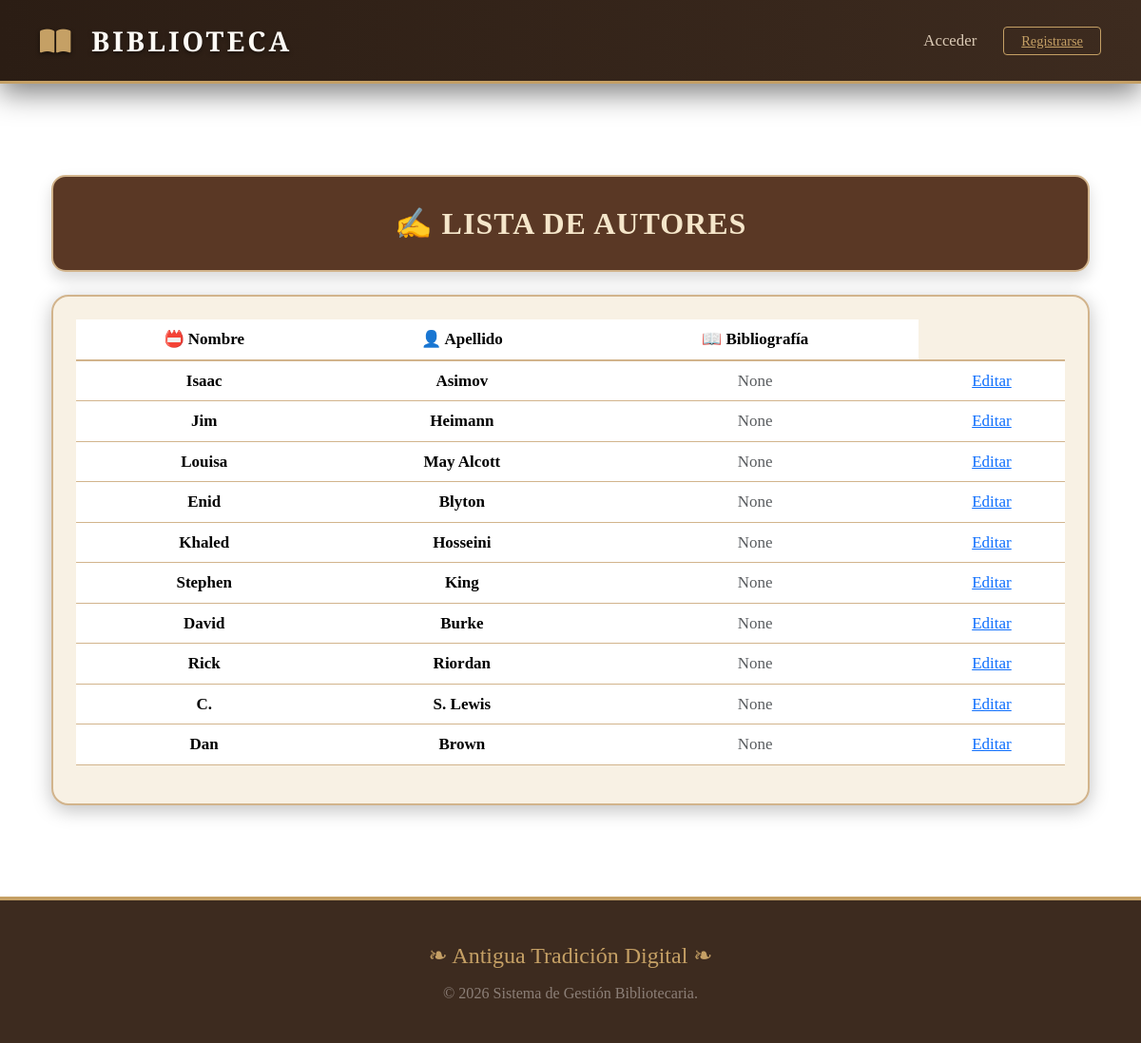
Before: /autores/ with the older database file.
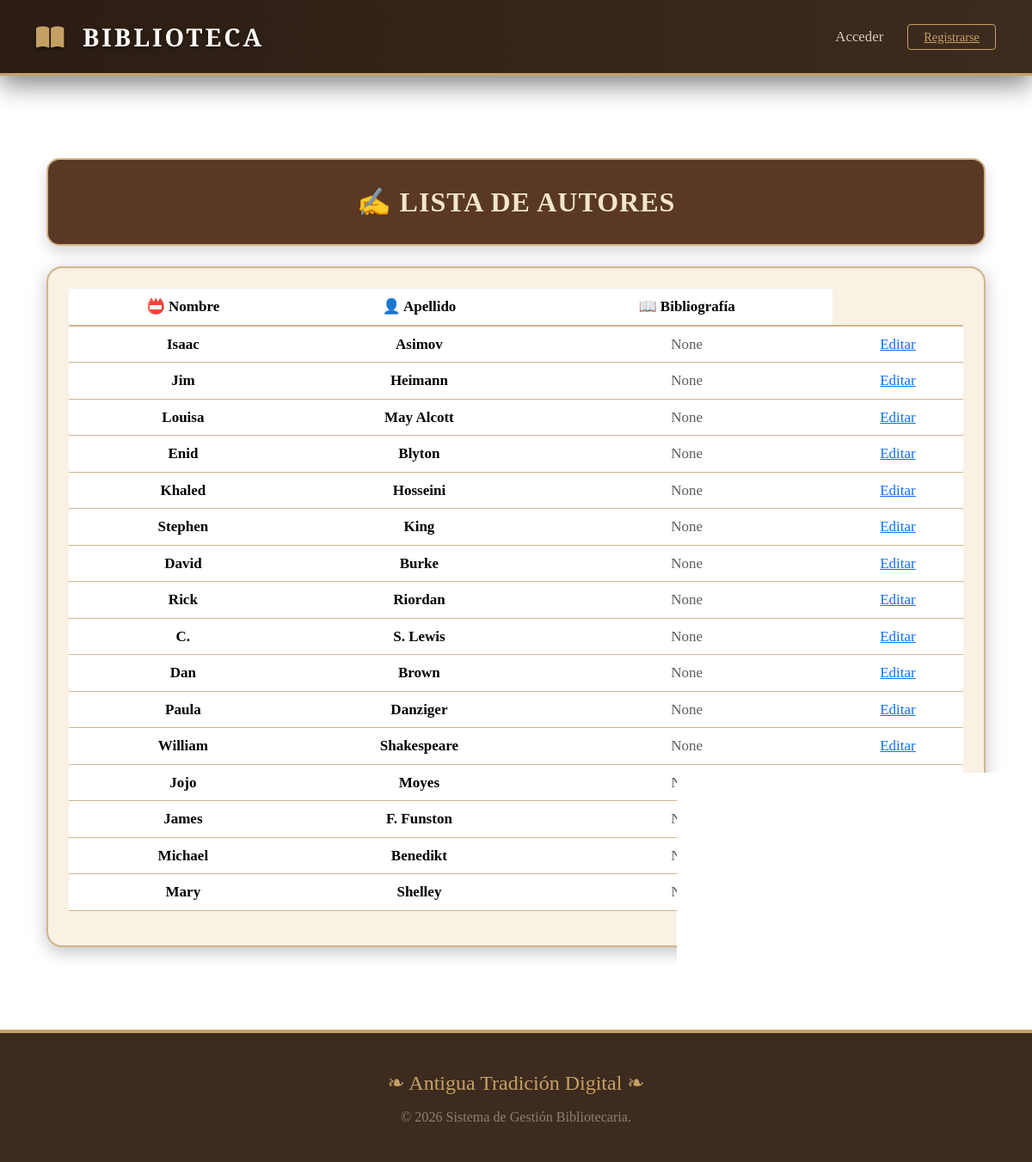
After: the same page with the newer database file.
### Gestion/models.py (models this page shows, shortened)
class Autor(models.Model):
    nombre = models.CharField(max_length=50)
    apellido = models.CharField(max_length=50)
    bibliografia = models.CharField(max_length=200, blank=True, null=True)

### Gestion/views.py (the view)
# urls.py: path('autores/', lista_autores, name='lista_autores'),
def lista_autores(request):
    autores = Autor.objects.all()
    return render(request, 'Gestion/templates/autores.html', {'autores': autores})

### Gestion/templates/autores.html (shortened to what this page needs)
{% extends 'index.html' %}
{% block contenido %}
<div class="container py-5">
    <div class="text-center mb-4">
        <div class="titulo-autores shadow">
            ✍️ LISTA DE AUTORES
        </div>
    </div>
    <div class="card card-autores">
        <div class="card-body p-4">
            {% if autores %}
            <div class="table-responsive">
                <table class="table tabla-autores table-hover align-middle text-center">
                    <thead>
                        <tr>
                            <th>📛 Nombre</th>
                            <th>👤 Apellido</th>
                            <th>📖 Bibliografía</th>
                        </tr>
                    </thead>
                    <tbody>
                        {% for autor in autores %}
                        <tr>
                            <td class="fw-bold">{{ autor.nombre }}</td>
                            <td class="fw-bold">{{ autor.apellido }}</td>
                            <td class="text-muted">{{ autor.bibliografia|truncatewords:20 }}</td>
                            <td>
                                <a href="{% url 'editar_autor' autor.id %}" >Editar</a>
                            </td>
                        </tr>
                        {% endfor %}
                    </tbody>
                </table>
            </div>
            {% else %}
            <p class="text-center text-muted">No hay autores registrados aún.</p>
            {% endif %}
        </div>
    </div>
</div>
{% endblock %}

Changed rows visible on the page:
added Autor: nombre "Paula", apellido "Danziger", bibliografia "None"
added Autor: nombre "William", apellido "Shakespeare", bibliografia "None"
added Autor: nombre "Jojo", apellido "Moyes", bibliografia "None"
added Autor: nombre "James", apellido "F. Funston", bibliografia "None"
added Autor: nombre "Michael", apellido "Benedikt", bibliografia "None"
added Autor: nombre "Mary", apellido "Shelley", bibliografia "None"
